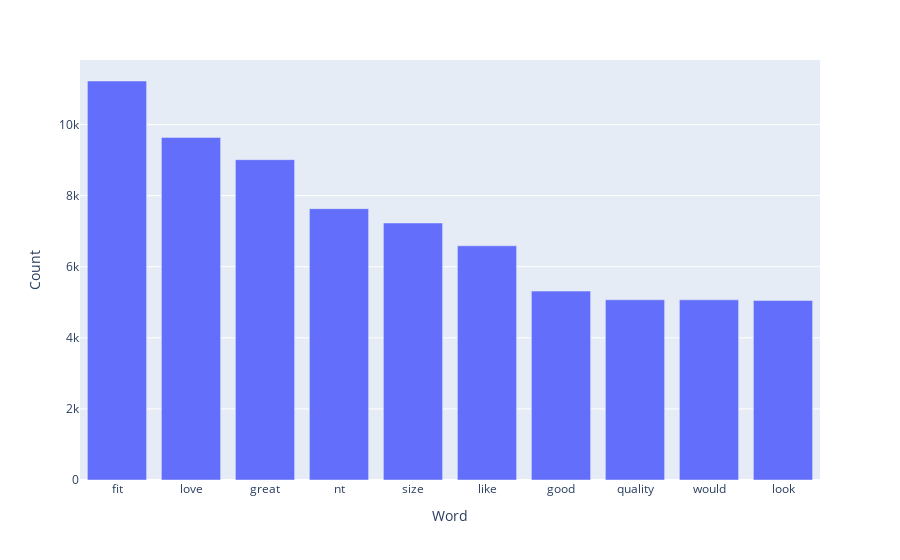

The notebook cell saved with this chart:
### Code cell
fig = px.bar(MostFrequentWordDF2, x='Word', y='Count')
fig.show()

### Figure 1 — Plotly figure (JSON) as saved in the notebook; plotly's stock layout.template omitted (floating-point values rounded to 4 significant figures)
{"data": [{"alignmentgroup": "True", "hovertemplate": "Word=%{x}<br>Count=%{y}<extra></extra>", "legendgroup": "", "marker": {"color": "#636efa", "pattern": {"shape": ""}}, "name": "", "offsetgroup": "", "orientation": "v", "showlegend": false, "textposition": "auto", "type": "bar", "x": ["fit", "love", "great", "nt", "size", "like", "good", "quality", "would", "look"], "xaxis": "x", "y": [11225, 9639, 9012, 7634, 7230, 6589, 5314, 5071, 5068, 5049], "yaxis": "y"}], "layout": {"barmode": "relative", "legend": {"tracegroupgap": 0}, "margin": {"t": 60}, "xaxis": {"anchor": "y", "domain": [0, 1], "title": {"text": "Word"}}, "yaxis": {"anchor": "x", "domain": [0, 1], "title": {"text": "Count"}}}}
